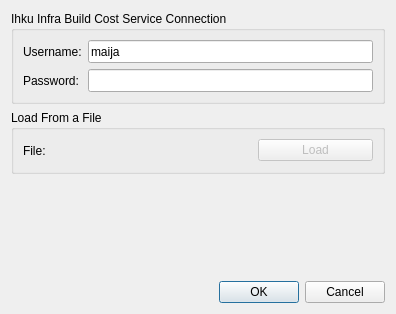
<?xml version="1.0" encoding="UTF-8"?>
<ui version="4.0">
 <class>Dialog</class>
 <widget class="QDialog" name="Dialog">
  <property name="geometry">
   <rect>
    <x>0</x>
    <y>0</y>
    <width>396</width>
    <height>314</height>
   </rect>
  </property>
  <property name="windowTitle">
   <string>Ihku Infra Build Cost Service Connection</string>
  </property>
  <property name="locale">
   <locale language="English" country="UnitedStates"/>
  </property>
  <layout class="QVBoxLayout" name="verticalLayout_4">
   <item>
    <layout class="QVBoxLayout" name="verticalLayout_3">
     <item>
      <widget class="QgsCollapsibleGroupBox" name="mGroupBox">
       <property name="title">
        <string>Ihku Infra Build Cost Service Connection</string>
       </property>
       <layout class="QVBoxLayout" name="verticalLayout">
        <item>
         <layout class="QFormLayout" name="formLayout">
          <item row="0" column="0">
           <widget class="QLabel" name="label_4">
            <property name="text">
             <string>Username:</string>
            </property>
           </widget>
          </item>
          <item row="0" column="1">
           <widget class="QgsFilterLineEdit" name="connectionUser">
            <property name="minimumSize">
             <size>
              <width>0</width>
              <height>23</height>
             </size>
            </property>
            <property name="toolTip">
             <string>One of the usernames</string>
            </property>
            <property name="text">
             <string>maija</string>
            </property>
            <property name="value">
             <string>maija</string>
            </property>
            <property name="qgisRelation" stdset="0">
             <string notr="true"/>
            </property>
           </widget>
          </item>
          <item row="1" column="0">
           <widget class="QLabel" name="label_5">
            <property name="text">
             <string>Password:</string>
            </property>
           </widget>
          </item>
          <item row="1" column="1">
           <widget class="QgsPasswordLineEdit" name="connectionPass">
            <property name="minimumSize">
             <size>
              <width>0</width>
              <height>23</height>
             </size>
            </property>
            <property name="toolTip">
             <string>The password provided to you</string>
            </property>
           </widget>
          </item>
         </layout>
        </item>
       </layout>
      </widget>
     </item>
     <item>
      <widget class="QgsCollapsibleGroupBox" name="mGroupBox_2">
       <property name="title">
        <string>Load From a File</string>
       </property>
       <layout class="QVBoxLayout" name="verticalLayout_2">
        <item>
         <layout class="QHBoxLayout" name="horizontalLayout">
          <item>
           <layout class="QFormLayout" name="formLayout_2">
            <item row="0" column="0">
             <widget class="QLabel" name="label_7">
              <property name="text">
               <string>File:</string>
              </property>
             </widget>
            </item>
            <item row="0" column="1">
             <widget class="QgsFileWidget" name="configFileInput">
              <property name="enabled">
               <bool>false</bool>
              </property>
              <property name="minimumSize">
               <size>
                <width>200</width>
                <height>23</height>
               </size>
              </property>
              <property name="toolTip">
               <string>Not necessary</string>
              </property>
              <property name="filter">
               <string>ini-file (*.ini)</string>
              </property>
             </widget>
            </item>
           </layout>
          </item>
          <item>
           <widget class="QPushButton" name="loadFileButton">
            <property name="enabled">
             <bool>false</bool>
            </property>
            <property name="text">
             <string>Load</string>
            </property>
           </widget>
          </item>
         </layout>
        </item>
       </layout>
      </widget>
     </item>
     <item>
      <spacer name="verticalSpacer">
       <property name="orientation">
        <enum>Qt::Vertical</enum>
       </property>
       <property name="sizeHint" stdset="0">
        <size>
         <width>20</width>
         <height>40</height>
        </size>
       </property>
      </spacer>
     </item>
     <item>
      <widget class="QDialogButtonBox" name="buttonBox">
       <property name="orientation">
        <enum>Qt::Horizontal</enum>
       </property>
       <property name="standardButtons">
        <set>QDialogButtonBox::Cancel|QDialogButtonBox::Ok</set>
       </property>
      </widget>
     </item>
    </layout>
   </item>
  </layout>
 </widget>
 <customwidgets>
  <customwidget>
   <class>QgsCollapsibleGroupBox</class>
   <extends>QGroupBox</extends>
   <header>qgscollapsiblegroupbox.h</header>
   <container>1</container>
  </customwidget>
  <customwidget>
   <class>QgsFileWidget</class>
   <extends>QWidget</extends>
   <header>qgsfilewidget.h</header>
  </customwidget>
  <customwidget>
   <class>QgsFilterLineEdit</class>
   <extends>QLineEdit</extends>
   <header>qgsfilterlineedit.h</header>
  </customwidget>
  <customwidget>
   <class>QgsPasswordLineEdit</class>
   <extends>QLineEdit</extends>
   <header>qgspasswordlineedit.h</header>
  </customwidget>
 </customwidgets>
 <resources/>
 <connections>
  <connection>
   <sender>buttonBox</sender>
   <signal>accepted()</signal>
   <receiver>Dialog</receiver>
   <slot>accept()</slot>
   <hints>
    <hint type="sourcelabel">
     <x>248</x>
     <y>254</y>
    </hint>
    <hint type="destinationlabel">
     <x>157</x>
     <y>274</y>
    </hint>
   </hints>
  </connection>
  <connection>
   <sender>buttonBox</sender>
   <signal>rejected()</signal>
   <receiver>Dialog</receiver>
   <slot>reject()</slot>
   <hints>
    <hint type="sourcelabel">
     <x>316</x>
     <y>260</y>
    </hint>
    <hint type="destinationlabel">
     <x>286</x>
     <y>274</y>
    </hint>
   </hints>
  </connection>
 </connections>
</ui>
